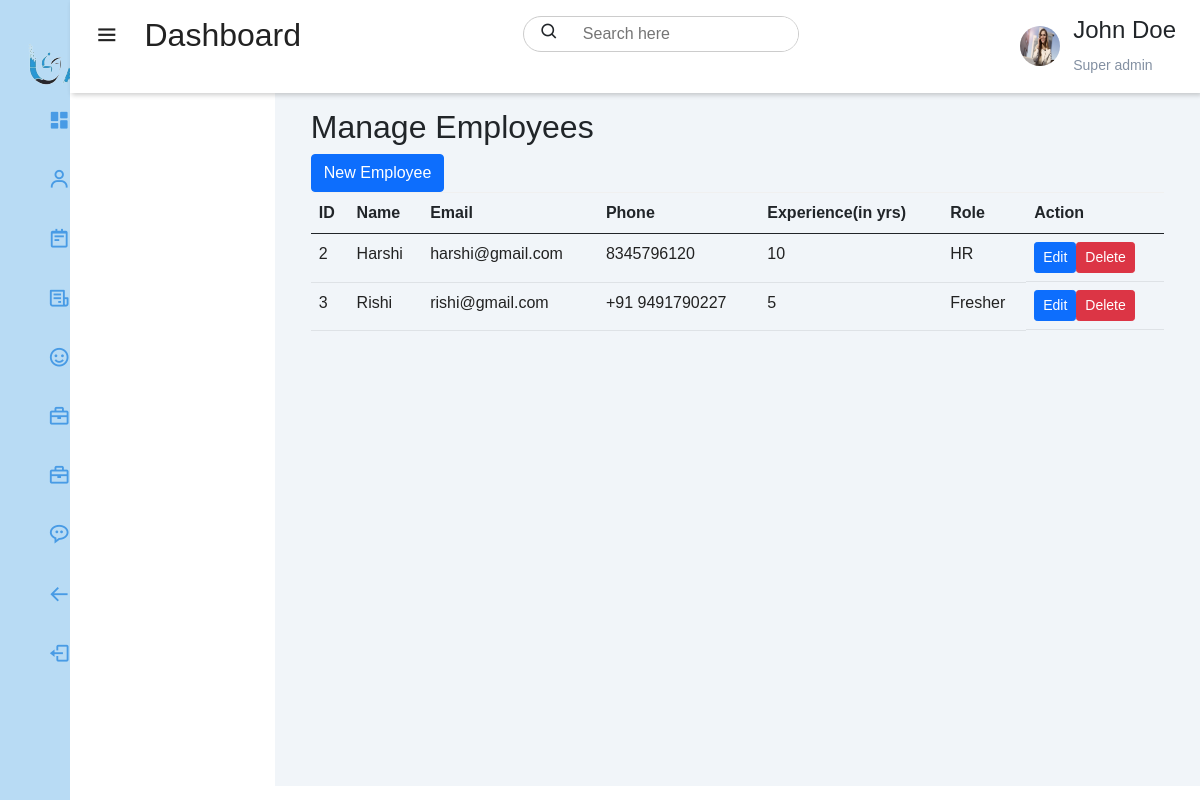
The page /admin-panel/employees/index.php (signed in) on the database its author committed.
### tables this page shows
CREATE TABLE `employees` (
  `id` int(11) NOT NULL,
  `name` text DEFAULT NULL,
  `email` text DEFAULT NULL,
  `phone` text DEFAULT NULL,
  `experience` int(11) DEFAULT NULL,
  `role` text DEFAULT NULL,
  `employeeid` text DEFAULT NULL,
  `joinedat` datetime DEFAULT current_timestamp()
);

### admin-panel/employees/index.php (the view, shortened to what this page needs)
<?php
    if($_SESSION['id'] == true){
?>
<!DOCTYPE html>
<html lang="en">
<head>
    <link rel="stylesheet" href="../../css/admin.css">
    <link rel="stylesheet" href="https://unicons.iconscout.com/release/v4.0.0/css/line.css">
    <link href='https://unpkg.com/boxicons@2.1.4/css/boxicons.min.css' rel='stylesheet'>
    <link href="https://cdn.jsdelivr.net/npm/bootstrap@5.0.2/dist/css/bootstrap.min.css" rel="stylesheet">
</head>
<body>
   <div class="sidebar">
    <div class="slider-brand">
    </div>
    <div class="sidebar-menu">
        <ul>
            <li>
                <a href="../admin.php"><span><i class='bx bxs-dashboard'></i></span>
                <span>Dashboard</span></a>
            </li>
            <li>
                <a href="#"><span><i class='bx bx-user'></i></span>
                <span>Customers</span></a>
            </li>
            <li>
                <a href="../gallery/index.php"><span><i class='bx bx-notepad'></i></span>
                <span>Gallery</span></a>
            </li>
            <li>
                <a href="#"><span><i class='bx bx-receipt'></i></span>
                <span>Orders</span></a>
            </li>
            <li>
                <a href="../employees/index.php"><span><i class='bx bx-smile'></i></span>
                <span>Employees</span></a>
            </li>
            <li>
                <a href="../servicetypes/index.php"><span><i class='bx bx-briefcase'></i></span>
                <span>Services</span></a>
            </li>
            <li>
                <a href="../servicegallery/index.php"><span><i class='bx bx-briefcase'></i></span>
                <span>Services Gallery</span></a>
            </li>
            <li>
                <a href="../feedbacks/index.php"><span><i class='bx bx-message-rounded-dots'></i></span>
                <span>Feedback</span></a>
            </li>
            <li>
                <a href="../../index.php"><span><i class='bx bx-arrow-back'></i></span>
                <span>Back to home</span></a>
            </li>
            <li>
                <a href="../../logout.php"><span><i class='bx bx-log-out'></i></span>
                <span>Logout</span></a>
            </li>
        </ul>
    </div>
   </div>
   <div class="main-content">
    <header>
        <h2>
            <label for="nav-toggle">
                <span><i class='bx bx-menu' ></i></span>
            </label>
            Dashboard
        </h2>
        <div class="search-wrapper">
            <span><i class='bx bx-search'></i></span>
            <input type="search" placeholder="Search here">
        </div>
        <div class="user-wrapper">
            <img src="./images/profile-3.jpeg" width="40px" height="40px">
            <div>
                <h4>John Doe</h4>
                <small>Super admin</small>
            </div>
        </div>
    </header>
    </div>
    <main>
        <div class="container">
            <h2>Manage Employees</h2>
            <a class="btn btn-primary button" href="./create.php" role="button">New Employee</a>
            <br>
            <table class="table">
                <thead>
                    <tr>
                        <th>ID</th>
                        <th>Name</th>
                        <th>Email</th>
                        <th>Phone</th>
                        <th>Experience(in yrs)</th>
                        <th>Role</th>
                        <th>Action</th>
                    </tr>
                </thead>
                <tbody>
                    <?php
                        require_once('../config.php');
                        $sql = "SELECT * FROM `employees`";
                        $result =$db->query($sql);
                        while($row = $result->fetch_assoc()){
                            echo "
                            <tr>
                                <td>$row[id]</td>
                                <td>$row[name]</td>
                                <td>$row[email]</td>
                                <td>$row[phone]</td>
                                <td>$row[experience]</td>
                                <td>$row[role]</td>
                                <td>
                                   <a class='btn btn-primary btn-sm' href='./edit.php?id=$row[id]'>Edit </a>
                                   <a class='btn btn-danger btn-sm' href='./delete.php?id=$row[id]'>Delete</a>
                                </td>
                            </tr>
                            ";
                        }
                    ?>
                </tbody>
            </table>
        </div>
        </main>
</body>
</html>
<?php
    }
    else{
        header("Location: ../../index.php");
    }
?>

### css/admin.css (style rules this page uses)
* { padding: 0; margin: 0; box-sizing: border-box; list-style: none; text-decoration: none; font-family: 'Poppins', sans-serif; }
:root { --main-color: rgba(175, 214, 243, 0.878); --color-dark: #1d2231; --text-grey: #8390a2; }
.sidebar { width:345px; position: fixed; left:0; top:0; height:100%; background: var(--main-color); z-index: 100; transition: width 300ms; }
.slider-brand { height:90px; padding: 2rem 0rem 2rem 3rem; color:white; }
.sidebar-menu { margin-top: 1rem; }
.sidebar-menu li { width:100%; margin-bottom: 1.6rem; padding-left: 1.2rem; }
.sidebar-menu a { padding-left: 1rem; display: block; color:#489be5; font-size: 1rem; text-decoration: none; }
.sidebar-menu a span:first-child { font-size: 1.4rem; padding-right: 1rem; }
.main-content { transition: margin-left 300ms; margin-left: 345px; }
header { background: #fff; display: flex; justify-content: space-between; padding: 1rem 1.5rem; box-shadow: 2px 2px 5px rgba(0,0,0,0.2); position: fixed; left:345px; width:calc(100% - 345px); top:0; z-index:100; transition: left 300ms; }
header h2 { color:#222; }
header label span i { font-size: 1.6rem; padding-right: 1rem; margin-top: 2px; }
.search-wrapper { border: 1px solid #ccc; border-radius: 30px; height:36px; display: flex; align-items: center; overflow-x: hidden; }
.search-wrapper span { display: inline-block; padding: 0rem 1rem; font-size: 1.2rem; }
.search-wrapper input { height:100%; padding: .5rem; border:none; outline:none; }
.user-wrapper { display: flex; align-items: center; }
.user-wrapper img { border-radius: 50%; margin-right: 0.8rem; }
.user-wrapper small { display: inline-block; color:var(--text-grey); }
main { margin-top: 76px; padding: 2rem 1.5rem; background: #f1f5f9; min-height: calc(100vh - 90px); }
table { border-collapse: collapse; }
thead tr { border-top:1px solid #f0f0f0; border-bottom:1px solid #f0f0f0; }
td { padding: .5rem 1rem; font-size: 1rem; color:#222; }
tr td:last-child { display: flex; align-items: center; }
@media (max-width:1200px) { .sidebar { width:70px; } }
@media (max-width:1200px) { .sidebar .slider-brand, .sidebar li { padding-left: 1rem; text-align: center; } }
@media (max-width:1200px) { .sidebar li a { padding-left: 0rem; } }
@media (max-width:1200px) { .main-content { margin-left:70px; } }
@media (max-width:1200px) { .main-content header { width:calc(100% - 70px); left:70px; } }

### admin-panel/employees/index.php (style rules this page uses)
main { margin-top: 76px; padding: 2rem 1.5rem; min-height: calc(100vh - 90px); margin-left:22.9%; }
a { text-decoration:none; }

### rows shown on the page
employees: id "2", name "Harshi", email "harshi@gmail.com", phone "8345796120", experience "10", role "HR"
employees: id "3", name "Rishi", email "rishi@gmail.com", phone "+91 9491790227", experience "5", role "Fresher"
